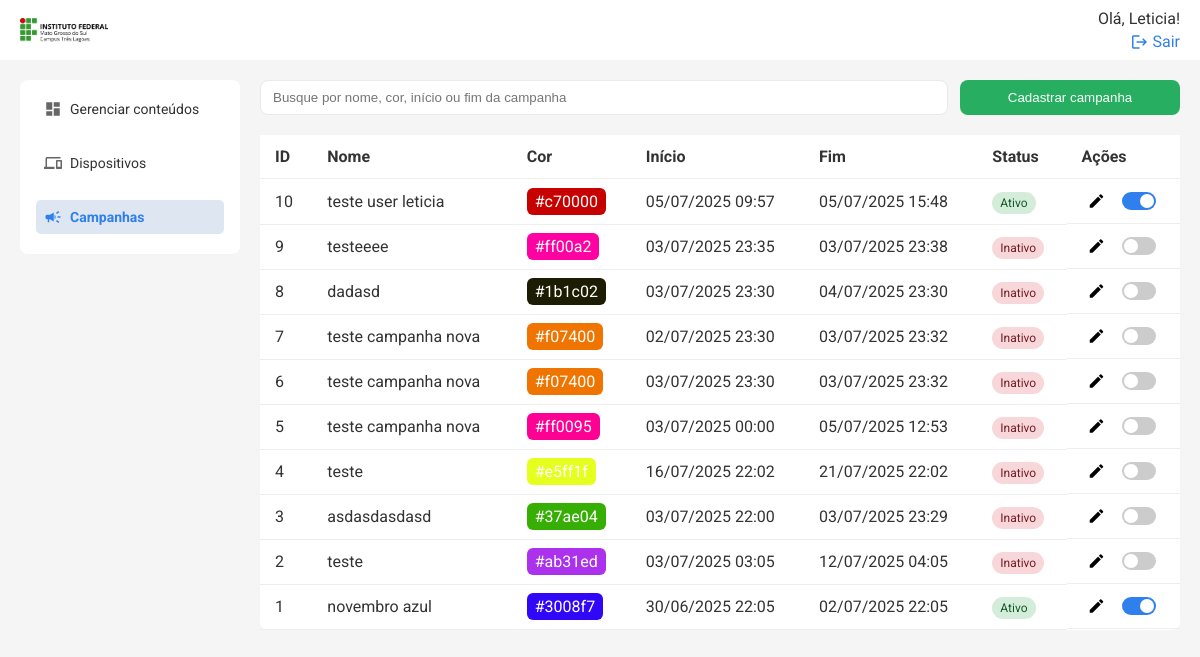
Screenshot of /api/campanhas/list (signed in) with the database file from the repository.
### models.py (models this page shows, shortened)
class User(db.Model):
    id = db.Column(db.Integer, primary_key=True)
    name = db.Column(db.String(50), nullable=False)
    email = db.Column(db.String(120), nullable=False, unique=True)
    status = db.Column(db.String(10), nullable=False, default='Ativo')
    senha = db.Column(db.String(100), nullable=False)
    logUser = db.relationship('Log', backref=db.backref('user'))
    is_admin = db.Column(db.Boolean, default=False)

class Campanha(db.Model):
    id = db.Column(db.Integer, primary_key=True)
    titulo = db.Column(db.String(100), nullable=False)
    cor = db.Column(db.String(7), nullable=False, default="#369931")
    status = db.Column(db.String(10), nullable=False, default="Ativo")
    inicio = db.Column(db.DateTime, nullable=False, default=datetime.utcnow)
    fim = db.Column(db.DateTime, nullable=True)

### routes/campanhas.py (the view)
@campanhas_bp.route('/list', methods=['GET'])
@login_required
def listar_campanhas():
    campanhas = Campanha.query.order_by(Campanha.id.desc()).all()
    return render_template('campanhas.html', campanhas=campanhas)

### templates/campanhas.html (shortened to what this page needs)
{% extends 'base.html' %} {% block title %}Campanhas{% endblock %} {% block
content %}
<div class="search-cta">
    <input
        type="text"
        placeholder="Busque por nome, cor, início ou fim da campanha"
        class="search"
        id="buscaCampanhas"
    />
    <button class="btn" onclick="openModal()">Cadastrar campanha</button>
</div>
<div class="table-wrapper">
    <table class="table">
        <thead>
            <tr>
                <th>ID</th>
                <th>Nome</th>
                <th>Cor</th>
                <th>Início</th>
                <th>Fim</th>
                <th>Status</th>
                <th>Ações</th>
            </tr>
        </thead>
        <tbody id="campanhaTableBody">
            {% for campanha in campanhas %}
            <tr>
                <td>{{ campanha.id }}</td>
                <td>{{ campanha.titulo }}</td>
                <td>
                    <span
                        style="background-color: {{ campanha.cor }}; padding: 4px 8px; border-radius: 6px; color: #fff;"
                    >
                        {{ campanha.cor }}
                    </span>
                </td>
                <td>
                    {{ campanha.inicio.strftime('%d/%m/%Y %H:%M') if
                    campanha.inicio else '' }}
                </td>
                <td>
                    {{ campanha.fim.strftime('%d/%m/%Y %H:%M') if campanha.fim
                    else '' }}
                </td>
                <td>
                    <span
                        class="status {{ 'ativo' if campanha.status == 'Ativo' else 'inativo' }}"
                    >
                        {{ campanha.status }}
                    </span>
                </td>
                <td class="acoes">
                    <button
                        class="edit"
                        title="Editar campanha"
                        onclick="editCampanha({{ campanha.id }})"
                    >
                        <span class="material-icons">edit</span>
                    </button>
                    <label class="switch" title="Ativar/Inativar campanha">
                        <span class="slider"></span>
                    </label>
                </td>
            </tr>
            {% endfor %}
        </tbody>
    </table>
</div>
{% endblock %}

### templates/topo.html (shortened to what this page needs)
<header class="topbar">
    <a href="{{ url_for('conteudos.listar_conteudos') }}" class="logo-topo">
        <img
            src="{{ url_for('static', filename='images/logo-ifms-tl.png') }}"
            alt="IFMS Logo"
            style="height: 24px; vertical-align: middle; margin-right: 8px"
        />
    </a>
    <div class="profile">
        {% if session['user_name'] %}
        <span>Olá, {{ session['user_name'] }}!</span>
        <a href="{{ url_for('auth.logout') }}">
            <span class="material-icons">logout</span>
            Sair
        </a>
        {% else %}
        <a href="{{ url_for('auth.login_usuario') }}">Entrar</a>
        {% endif %}
    </div>
</header>

### static/styles.css (style rules this page uses)
* { box-sizing: border-box; }
body { margin: 0; font-family: 'Roboto', sans-serif; color: #333; background-color: #f5f5f5; }
.table-wrapper { flex: 1; overflow-y: auto; }
.table thead th { position: sticky; top: 0; background: white; z-index: 1; }
.topbar { width: 100%; background: #ffffff; padding-inline: 20px; box-sizing: border-box; display: flex; justify-content: space-between; align-items: center; position: fixed; top: 0; left: 0; height: 60px; z-index: 100; }
.topbar .profile a { text-align: right; font-size: 16px; color: #2f80ed; text-decoration: none; display: flex; align-items: center; gap: 4px; }
.topbar .profile a .material-icons { font-size: 16px; }
.profile { display: flex; flex-direction: column; align-items: flex-end; gap: 4px; }
.search-cta { display: flex; gap: 12px; margin-bottom: 20px; }
.search { padding: 8px 12px; width: 100%; border: 1px solid #e9e9e9; border-radius: 8px; outline: none; }
.btn { background: #27ae60; color: white; border: none; padding: 10px 15px; border-radius: 8px; min-width: 220px; }
button { cursor: pointer; }
.table { width: 100%; border-collapse: collapse; background: white; border-radius: 8px; }
.table th, .table td { padding: 12px 15px; border-bottom: 1px solid #eee; vertical-align: middle; }
.table th { text-align: left; }
.status { padding: 4px 8px; border-radius: 12px; font-size: 12px; }
.status.ativo { background: #d4edda; color: #155724; }
.status.inativo { background: #f8d7da; color: #721c24; }
.edit { background: none; border: none; cursor: pointer; }
.material-icons { font-size: 18px !important; vertical-align: middle; }
.switch { position: relative; display: inline-block; width: 34px; height: 18px; }
.slider { position: absolute; cursor: pointer; top: 0; left: 0; right: 0; bottom: 0; background-color: #ccc; transition: 0.4s; border-radius: 18px; }
.slider:before { position: absolute; content: ''; height: 14px; width: 14px; left: 2px; bottom: 2px; background-color: white; transition: 0.4s; border-radius: 50%; }
.acoes { display: flex; align-items: center; gap: 10px; }
input:checked + .slider { background-color: #2f80ed; }
input:checked + .slider:before { transform: translateX(16px); }

### rows the page displays
User: user_name "Leticia"
Campanha: id "10", titulo "teste user leticia", cor "#c70000", inicio "05/07/2025 09:57", fim "05/07/2025 15:48", status "Ativo"
Campanha: id "9", titulo "testeeee", cor "#ff00a2", inicio "03/07/2025 23:35", fim "03/07/2025 23:38", status "Inativo"
Campanha: id "8", titulo "dadasd", cor "#1b1c02", inicio "03/07/2025 23:30", fim "04/07/2025 23:30", status "Inativo"
Campanha: id "7", titulo "teste campanha nova", cor "#f07400", inicio "02/07/2025 23:30", fim "03/07/2025 23:32", status "Inativo"
Campanha: id "6", titulo "teste campanha nova", cor "#f07400", inicio "03/07/2025 23:30", fim "03/07/2025 23:32", status "Inativo"
Campanha: id "5", titulo "teste campanha nova", cor "#ff0095", inicio "03/07/2025 00:00", fim "05/07/2025 12:53", status "Inativo"
Campanha: id "4", titulo "teste", cor "#e5ff1f", inicio "16/07/2025 22:02", fim "21/07/2025 22:02", status "Inativo"
Campanha: id "3", titulo "asdasdasdasd", cor "#37ae04", inicio "03/07/2025 22:00", fim "03/07/2025 23:29", status "Inativo"
Campanha: id "2", titulo "teste", cor "#ab31ed", inicio "03/07/2025 03:05", fim "12/07/2025 04:05", status "Inativo"
Campanha: id "1", titulo "novembro azul", cor "#3008f7", inicio "30/06/2025 22:05", fim "02/07/2025 22:05", status "Ativo"
